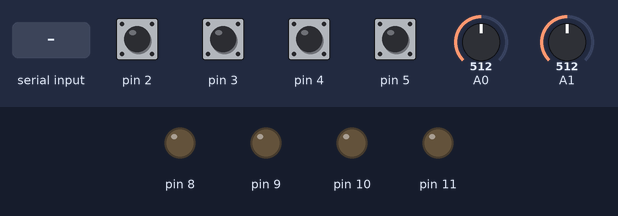
A sketch run on a simulated Arduino Uno, built with avr-gcc and run on an emulated ATmega328P. On the bench: output pins drawn as LEDs (lit = HIGH). Inputs (shaded band) come from the test bench; at power-on: pin 2–5 HIGH, A0 = 512, A1 = 512. What the sketch prints to the serial monitor is not drawn.

Above: at 1.3 s.
1.4 s: byte 30 received over Serial
At 2.6 s:
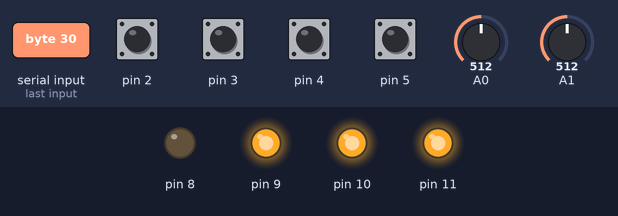
3.5 s: byte 90 received over Serial
At 5.2 s:
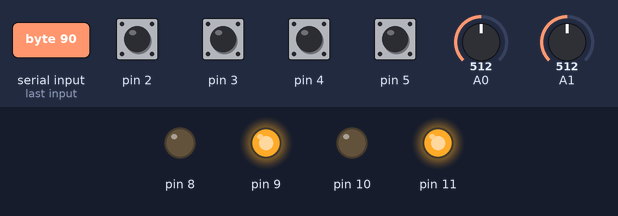
5.5 s: byte 120 received over Serial
At 6.9 s:
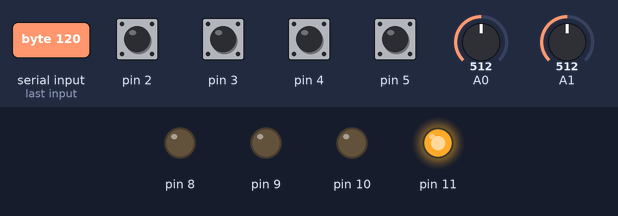
Timing chart, 0 to 8.5 s (numbered marks = the images above; inputs shaded):
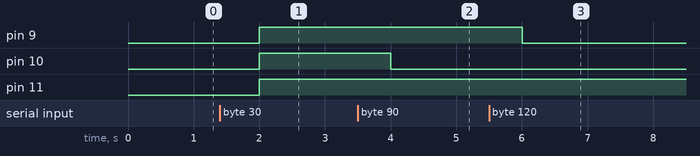

Measured:
- after the input at 1.4 s, pin 9–11: LOW → HIGH after 0.60 s
- after the input at 3.5 s, pin 10: HIGH → LOW after 0.50 s
- after the input at 5.5 s, pin 9: HIGH → LOW after 0.50 s

The sketch:

arduino_io.ino
```cpp
/*
 * Android to Arduino
 * by moty22.co.uk
 * 26/4/20
 *
*/

unsigned char inByte=0, outByte;         //

// the setup function runs once when you press reset or power the board
void setup() {
    // initialize serial communication at 9600 bits per second:
  Serial.begin(9600);
    // initialize outputs 8-11
  pinMode(8, OUTPUT);
  pinMode(9, OUTPUT);
  pinMode(10, OUTPUT);
  pinMode(11, OUTPUT);
  //for switches pullup inputs
  pinMode(2, INPUT_PULLUP);
  pinMode(3, INPUT_PULLUP);
  pinMode(4, INPUT_PULLUP);
  pinMode(5, INPUT_PULLUP);
}

// the loop function runs over and over again forever
void loop() {

        delay(500);
        Serial.write(127);
        Serial.write((unsigned char)digitalRead(2));
        Serial.write((unsigned char)digitalRead(3));
        Serial.write((unsigned char)digitalRead(4));
        Serial.write((unsigned char)digitalRead(5));

        Serial.write(lowByte(analogRead(A0)));  //send low byte of 10 bits analogue read
        Serial.write(highByte(analogRead(A0))); //send high byte of 10 bits analogue read
        Serial.write(lowByte(analogRead(A1)));
        Serial.write(highByte(analogRead(A1)));

        delay(500);

        if (Serial.available() > 0) {
            // read the incoming byte:
          inByte = Serial.read();
          PORTB = inByte; //update digital outputs 8-11

       }


}
```
